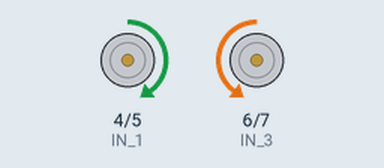
Simulated run of this sketch. Board: Arduino Uno, built with avr-gcc and run on an emulated ATmega328P. Shown: motor-driver pin pairs drawn as motors (green arrow = first pin HIGH = forward, orange = second pin HIGH = backward, longer = more drive, scaled by the enable pin).

Above: at 0.1 s.
At 2.1 s:
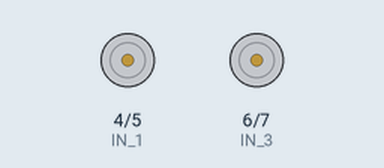
Timing chart, 0 to 3.6 s (numbered marks = the images above):
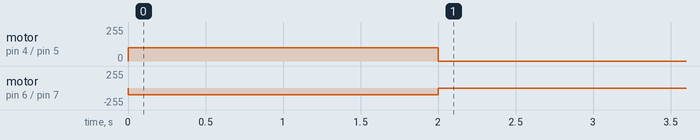

Measured:
- by itself, motor on pin 4 (IN_1) / pin 5 (IN_2): stopped → forward 100/255 at 0.00 s, → stopped 2.0 s later
- by itself, motor on pin 6 (IN_3) / pin 7 (IN_4): stopped → backward 100/255 at 0.00 s, → stopped 2.0 s later

The sketch:

angle_trial_1.ino
```cpp
 char state;
 float linearDist;
 char dir;  // forward or backward distance
 String mode;
 String submode;
 String distance;
 float angle = 180;
 float angSpeed = 360/2.4; // deg per sec , calculated practically
 float Time = (angle / angSpeed)*1000;
 int Exit = 0;
int IN_1=4; //left motor
int IN_2=5; //left motor
int IN_3=6; //right motor
int IN_4=7; //right motor
int EN_A=9;
int EN_B=10;
int x=0;
int z=0;
int k=0;
void setup() {
 pinMode(IN_1,OUTPUT);
 pinMode(IN_2,OUTPUT);
 pinMode(IN_3,OUTPUT);
 pinMode(IN_4,OUTPUT);
 pinMode(EN_A,OUTPUT);
 pinMode(EN_B,OUTPUT);
// pinMode(pinA,INPUT);
// attachInterrupt(0,counting,RISING);
 Serial.begin(9600);
}


void left(int a)
{
  digitalWrite(IN_1,LOW);
  digitalWrite(IN_2,HIGH);
  digitalWrite(IN_3,HIGH);
  digitalWrite(IN_4,LOW);
  analogWrite(EN_A,a);
  analogWrite(EN_B,a);
  }

 void right(int a)
{
  digitalWrite(IN_1,HIGH);
  digitalWrite(IN_2,LOW);
  digitalWrite(IN_3,LOW);
  digitalWrite(IN_4,HIGH);
    analogWrite(EN_A,a);
  analogWrite(EN_B,a);
  }

  void forward(int a)
{
  digitalWrite(IN_1,HIGH);
  digitalWrite(IN_2,LOW);
  digitalWrite(IN_3,HIGH);
  digitalWrite(IN_4,LOW);
    analogWrite(EN_A,a);
  analogWrite(EN_B,a);
  }
   void rightforward(int a)
{
  digitalWrite(IN_1,HIGH);
  digitalWrite(IN_2,LOW);
  digitalWrite(IN_3,LOW);
  digitalWrite(IN_4,LOW);
    analogWrite(EN_A,a);
  analogWrite(EN_B,a);
  }
   void rightbackward(int a)
{
  digitalWrite(IN_1,LOW);
  digitalWrite(IN_2,HIGH);
  digitalWrite(IN_3,HIGH);
  digitalWrite(IN_4,HIGH);
    analogWrite(EN_A,a);
  analogWrite(EN_B,a);
  }
  void backward(int a)
  {
    digitalWrite(IN_1,LOW);
    digitalWrite(IN_2,HIGH);
    digitalWrite(IN_3,LOW);
    digitalWrite(IN_4,HIGH);
      analogWrite(EN_A,a);
  analogWrite(EN_B,a);
  }

  void leftforward(int a)
{
  digitalWrite(IN_1,LOW);
  digitalWrite(IN_2,LOW);
  digitalWrite(IN_3,HIGH);
  digitalWrite(IN_4,LOW);
    analogWrite(EN_A,a);
  analogWrite(EN_B,a);
  }
  void leftbackward(int a)
{
  digitalWrite(IN_1,HIGH);
  digitalWrite(IN_2,HIGH);
  digitalWrite(IN_3,LOW);
  digitalWrite(IN_4,HIGH);
    analogWrite(EN_A,a);
  analogWrite(EN_B,a);
  }
   void Stop()
{
  digitalWrite(IN_1,LOW);
  digitalWrite(IN_2,LOW);
  digitalWrite(IN_3,LOW);
  digitalWrite(IN_4,LOW);
  }

   void forward_1(int a,float Time_1)
{
  digitalWrite(IN_1,HIGH);
  digitalWrite(IN_2,LOW);
  digitalWrite(IN_3,HIGH);
  digitalWrite(IN_4,LOW);
  analogWrite(EN_A,a);
  analogWrite(EN_B,a);
  delay(Time_1);
  Stop();
  }

void loop()
{
   while ( Exit == 0)
  {
  right(100);
  delay(2000);
  Stop();
  Exit =5;
  }

}
```
